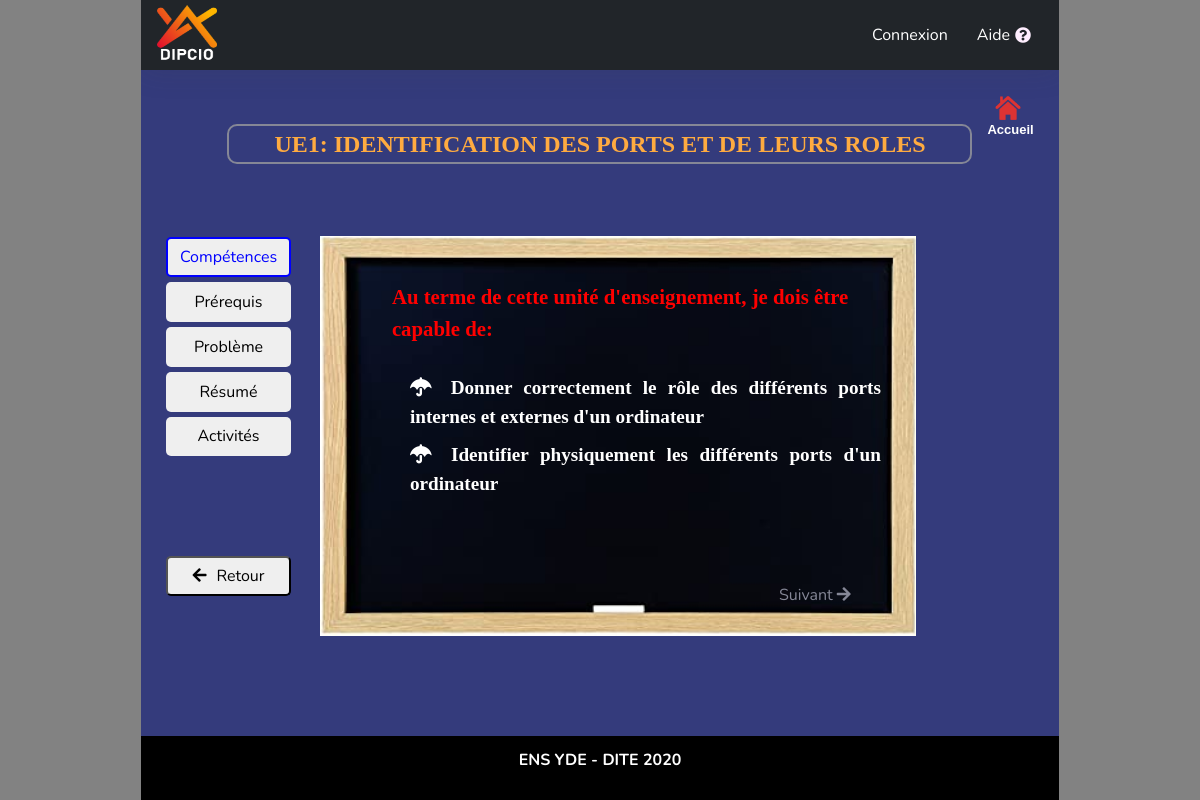
/lecon1.php?l=1, run on the app's committed database.
### tables this page shows
CREATE TABLE IF NOT EXISTS `competences` (
  `id_competence` int(11) NOT NULL AUTO_INCREMENT,
  `competence` varchar(500) NOT NULL,
  `id_cours` int(11) DEFAULT NULL,
  PRIMARY KEY (`id_competence`),
  KEY `id_cours` (`id_cours`)
);

### bd.php (called while the page is built, shortened)
<?php
	$dbname = 'dipcio_db';
	$dbuser = 'root';
	$dbpass = '';
	try {
		$bd = new PDO('mysql:host=localhost;dbname=' . $dbname . ';charset=utf8', $dbuser, $dbpass);
	} catch (Exception $e) {
		die('Erreur: ' . $e->getMessage());
	}
	class Competence{
		private $_competence;
		function __construct($id_competence, $competence, $id_cours){
			$this->_competence = $competence;
		}
		function competence(){
			return $this->_competence;
		}
	}
	function liste_competences($id_cours){
		global $bd;
		$result = [];
		$rep = $bd->query('select * from competences where id_cours = ' .$id_cours);
		$i = 0;
		while($donnee = $rep->fetch()){
			$result[$i] = new Competence($donnee['id_competence'], $donnee['competence'], $donnee['id_cours']);
			$i++;
		}
		return $result;
	}
 ?>

### competences.php (the view, shortened to what this page needs)
<div class="row" id="contenu1" style="height: 90%; overflow-y: auto;">
	<div class="col-md-12">
		<div class="row" style="margin: 20px; margin-right: 10px; martext-align: left; font-weight: bold; font-size: 1.3em; font-family: Constantia;">
		    <div class="col-md-12" style="color: red;">
		      Au terme de cette unité d'enseignement, je dois être capable de:
		    </div>
		</div>
		<?php
		  $id_cours = $_GET['l'];
		  $liste_competences = liste_competences($id_cours);
		  $n = count($liste_competences);
		  for($i=0; $i<$n;$i++){
		?>
		  <div class="row" style="font-weight: bold; color: white; font-family: Constantia; font-size:1.2em">
		     <div class="col-md-11" style="margin-left: 50px; margin-top: 10px; line-height: 1.5; margin-right: 7em; text-align: justify;">
		         <i class="fa fa-umbrella" aria-hidden="true" style="margin-right:8px;"></i>
		         <?= $liste_competences[$i]->competence(); ?>
		     </div>
		  </div>
		<?php } ?>
	</div>
</div>

### css/style.css (style rules this page uses)
body { background-color: rgb(130,130,130); }

### data on the page
competences: competence "Donner correctement le rôle des différents ports internes et externes d'un ordinateur"
competences: competence "Identifier physiquement les différents ports d'un ordinateur"
